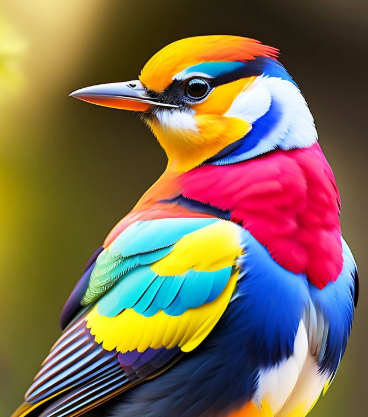
#> input picture open-cv tutorials/bird.png, 368 x 417 px
$ python threshold.py
#> lines starting #> are read from the running program, lines starting #| are printed output that depends on the picture; after the words box and inside, x2 and y2 are one past the last pixel; in counts of white or black regions, pixels touching at a corner belong together
'''
thresholding means converting the imafe into a binary variable
'''

import os
import cv2

# read image
image_path = 'bird.png'
img = cv2.imread(image_path)
#> img is the input picture: shape (417, 368, 3); mean B, G, R 81.8, 106.6, 126.4

# 1- convert color space to gray color space
img_gray = cv2.cvtColor(img, cv2.COLOR_BGR2GRAY)
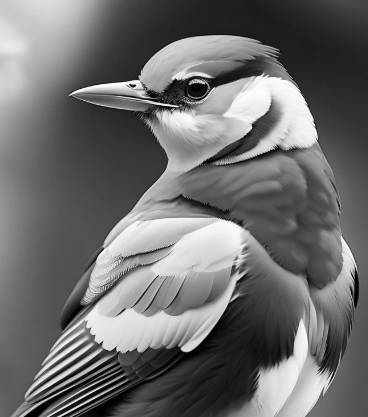
#> img_gray: shape (417, 368); min 0, max 253, mean 109.7

# 2 - simple thresholding
# 80 means all the values which are less than 80 goes to zero and all the values which are greater than goes to 255
ret, thresh = cv2.threshold(img_gray, 80, 255, cv2.THRESH_BINARY)
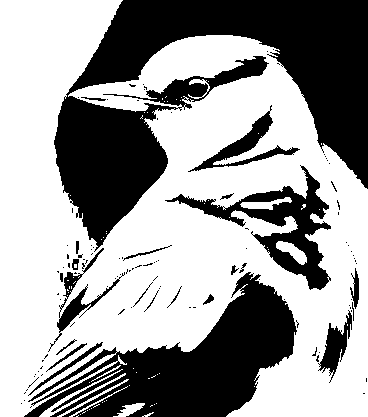
#> thresh: shape (417, 368); 60.7% white; 116 black regions (93 under 20 px), largest, box (x1, y1, x2, y2) and area: (54, 0, 368, 252) 33902, (24, 272, 297, 417) 16467, (165, 165, 331, 290) 5057

# adapitve threshold. this is more powerful than simple threshold
ada_thresh = cv2.adaptiveThreshold(img_gray, 255, cv2.ADAPTIVE_THRESH_GAUSSIAN_C, cv2.THRESH_BINARY, 21 , 30)
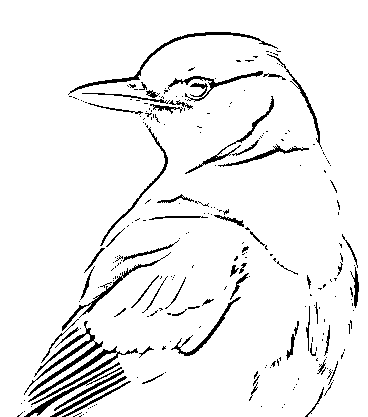
#> ada_thresh: shape (417, 368); 93.9% white; black in thin lines or dots, all inside (x1, y1, x2, y2) = (17, 32, 359, 417)


# visualize the image
cv2.imshow('image',img)
cv2.imshow('thresh',thresh)
cv2.imshow('ada_thresh',ada_thresh)
cv2.waitKey(5000)
